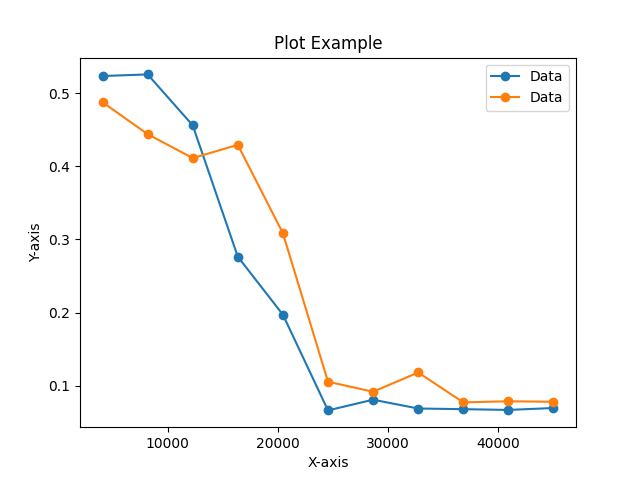

Python code for this plot:
import matplotlib.pyplot as plt
import csv

x = []
y = []
y2=[]
oof = False
# Read data from CSV file
with open("experiments/phase2_LRU_workload_1_runtimes.csv") as csvfile:
    reader = csv.reader(csvfile)
    for row in reader:
        if oof:
            x.append(float(row[0]))
            y.append(float(row[1]))
        oof = True
oof = False
with open("experiments/phase2_clock_workload_1_runtimes.csv") as csvfile:
    reader = csv.reader(csvfile)
    for row in reader:
        if oof:
            y2.append(float(row[1]))
        oof = True



# Create a new figure and axis object
fig, ax = plt.subplots()

# Plot the data
ax.plot(x, y, 'o-', label='Data')
ax.plot(x, y2, 'o-', label='Data')

# Set the axis labels and title
ax.set_xlabel('X-axis')
ax.set_ylabel('Y-axis')
ax.set_title('Plot Example')

# Add a legend
ax.legend()

# Display the plot
plt.savefig('experiments/phase2_plot.png')
